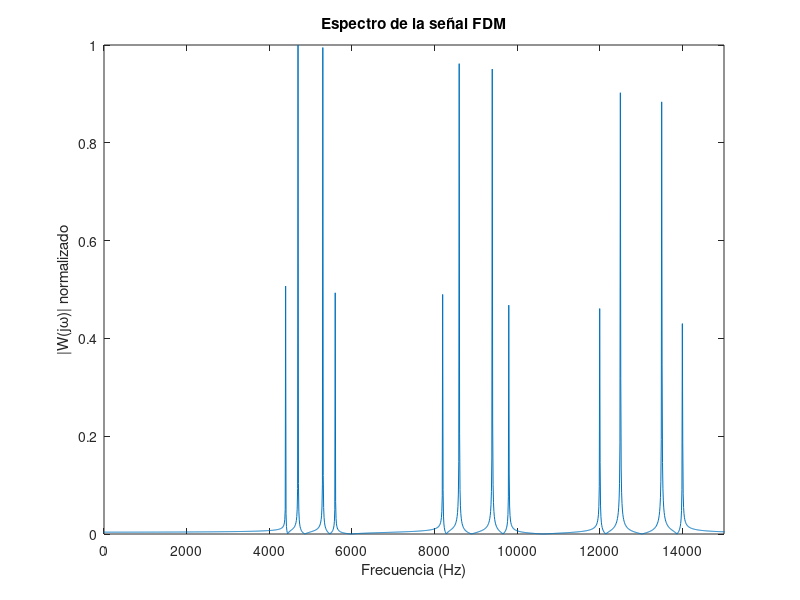

Reproduce this figure in MATLAB.
Fs = 48000; t = 0:1/Fs:0.1;

x_a = cos(2*pi*300*t) + 0.5*cos(2*pi*600*t);
x_b = cos(2*pi*400*t) + 0.5*cos(2*pi*800*t);
x_c = cos(2*pi*500*t) + 0.5*cos(2*pi*1000*t);

w = x_a.*cos(2*pi*5000*t) + ...
    x_b.*cos(2*pi*9000*t) + ...
    x_c.*cos(2*pi*13000*t);

N = length(t);
f = (-N/2:N/2-1)*(Fs/N);
W = fftshift(fft(w, N));

figure;
plot(f, abs(W)/max(abs(W)));
xlabel('Frecuencia (Hz)'); ylabel('|W(j\omega)| normalizado');
title('Espectro de la señal FDM');
xlim([0 15000]);
